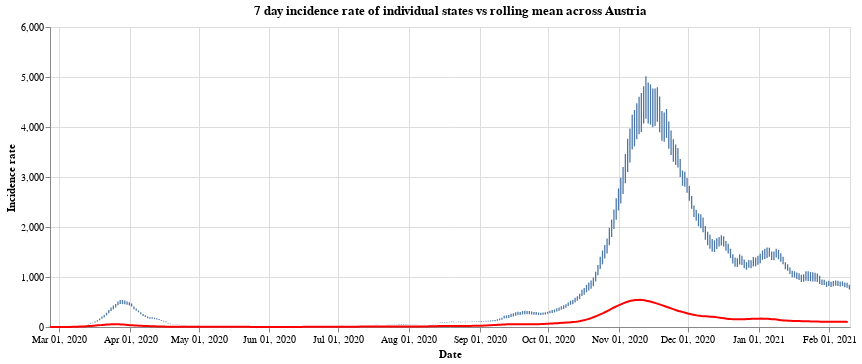

Notebook source saved alongside this figure:
### Markdown cell above
Finally we have the

### Code cell
#collapse
states = at_data['Bundesland'].unique()
states.sort()

selection = alt.selection_single(
    name='Select',
    fields=['Bundesland'],
    init={'Bundesland': 'Vorarlberg'},
    bind={'Bundesland': alt.binding_select(options=states)}
)

# scatter plot, modify opacity based on selection
bars = alt.Chart(at_data).mark_bar().add_selection(
    selection
).encode(
    x=alt.X("yearmonthdate(Time):T", axis=alt.Axis(title='Date')),
    y=alt.Y("SiebenTageInzidenzFaelle:Q", axis=alt.Axis(title='Incidence rate')),
    tooltip='SiebenTageInzidenzFaelle:Q',
    opacity=alt.condition(selection, alt.value(1), alt.value(0))
).properties(title=f'7 day incidence rate of individual states vs rolling mean across Austria', width=800)

line = alt.Chart(all_austria).mark_line(
    color='red',
    size=2,
).transform_window(
    rolling_mean='mean(SiebenTageInzidenzFaelle)',
    frame=[0, 7]
).encode(
    x='yearmonthdate(Time):T',
    y='rolling_mean:Q'
)

alt.layer(bars, line)

### Figure 1 — Vega-Lite specification as saved in the notebook (floating-point values rounded to 4 significant figures; data arrays with more than 128 entries replaced by an {"elided": "..."} marker saying what was removed)
{"config": {"view": {"continuousWidth": 400, "continuousHeight": 300}}, "layer": [{"data": {"name": "data-d232b4ea81d701d68f3645cb7a97f175"}, "mark": "bar", "encoding": {"opacity": {"condition": {"value": 1, "selection": "Select"}, "value": 0}, "tooltip": {"type": "quantitative", "field": "SiebenTageInzidenzFaelle"}, "x": {"type": "temporal", "axis": {"title": "Date"}, "field": "Time", "timeUnit": "yearmonthdate"}, "y": {"type": "quantitative", "axis": {"title": "Incidence rate"}, "field": "SiebenTageInzidenzFaelle"}}, "selection": {"Select": {"type": "single", "fields": ["Bundesland"], "init": {"Bundesland": "Vorarlberg"}, "bind": {"Bundesland": {"input": "select", "options": ["Burgenland", "Kärnten", "Niederösterreich", "Oberösterreich", "Salzburg", "Steiermark", "Tirol", "Vorarlberg", "Wien", "Österreich"]}}}}, "title": "7 day incidence rate of individual states vs rolling mean across Austria", "width": 800}, {"data": {"name": "data-86e05acf92b07b7202e035fa010c444e"}, "mark": {"type": "line", "color": "red", "size": 2}, "encoding": {"x": {"type": "temporal", "field": "Time", "timeUnit": "yearmonthdate"}, "y": {"type": "quantitative", "field": "rolling_mean"}}, "transform": [{"window": [{"op": "mean", "field": "SiebenTageInzidenzFaelle", "as": "rolling_mean"}], "frame": [0, 7]}]}], "$schema": "https://vega.github.io/schema/vega-lite/v4.8.1.json", "datasets": {"data-d232b4ea81d701d68f3645cb7a97f175": {"elided": "3500 records"}, "data-86e05acf92b07b7202e035fa010c444e": {"elided": "350 records"}}}
